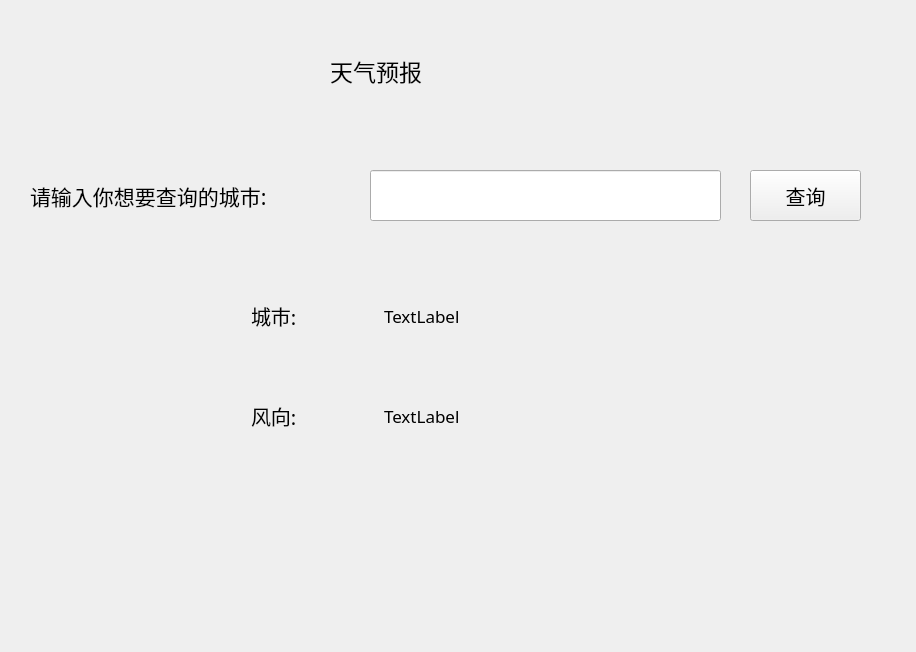
<?xml version="1.0" encoding="UTF-8"?>
<ui version="4.0">
 <class>Widget</class>
 <widget class="QWidget" name="Widget">
  <property name="geometry">
   <rect>
    <x>0</x>
    <y>0</y>
    <width>916</width>
    <height>652</height>
   </rect>
  </property>
  <property name="windowTitle">
   <string>Widget</string>
  </property>
  <widget class="QLabel" name="label">
   <property name="geometry">
    <rect>
     <x>330</x>
     <y>30</y>
     <width>241</width>
     <height>81</height>
    </rect>
   </property>
   <property name="font">
    <font>
     <family>楷体</family>
     <pointsize>17</pointsize>
    </font>
   </property>
   <property name="text">
    <string>天气预报</string>
   </property>
  </widget>
  <widget class="QLabel" name="label_2">
   <property name="geometry">
    <rect>
     <x>30</x>
     <y>150</y>
     <width>341</width>
     <height>91</height>
    </rect>
   </property>
   <property name="font">
    <font>
     <family>楷体</family>
     <pointsize>16</pointsize>
    </font>
   </property>
   <property name="text">
    <string>请输入你想要查询的城市:</string>
   </property>
  </widget>
  <widget class="QLineEdit" name="lineEdit">
   <property name="geometry">
    <rect>
     <x>370</x>
     <y>170</y>
     <width>351</width>
     <height>51</height>
    </rect>
   </property>
  </widget>
  <widget class="QPushButton" name="pushButton">
   <property name="geometry">
    <rect>
     <x>750</x>
     <y>170</y>
     <width>111</width>
     <height>51</height>
    </rect>
   </property>
   <property name="font">
    <font>
     <family>楷体</family>
     <pointsize>15</pointsize>
    </font>
   </property>
   <property name="text">
    <string>查询</string>
   </property>
  </widget>
  <widget class="QWidget" name="layoutWidget">
   <property name="geometry">
    <rect>
     <x>240</x>
     <y>380</y>
     <width>281</width>
     <height>71</height>
    </rect>
   </property>
   <layout class="QHBoxLayout" name="horizontalLayout_2">
    <item>
     <widget class="QLabel" name="label_5">
      <property name="font">
       <font>
        <family>楷体</family>
        <pointsize>15</pointsize>
       </font>
      </property>
      <property name="text">
       <string>风向:</string>
      </property>
     </widget>
    </item>
    <item>
     <widget class="QLabel" name="lab_wind">
      <property name="font">
       <font>
        <family>楷体</family>
        <pointsize>13</pointsize>
       </font>
      </property>
      <property name="text">
       <string>TextLabel</string>
      </property>
     </widget>
    </item>
   </layout>
  </widget>
  <widget class="QWidget" name="">
   <property name="geometry">
    <rect>
     <x>240</x>
     <y>280</y>
     <width>281</width>
     <height>71</height>
    </rect>
   </property>
   <layout class="QHBoxLayout" name="horizontalLayout">
    <item>
     <widget class="QLabel" name="label_3">
      <property name="font">
       <font>
        <family>楷体</family>
        <pointsize>15</pointsize>
       </font>
      </property>
      <property name="text">
       <string>城市:</string>
      </property>
     </widget>
    </item>
    <item>
     <widget class="QLabel" name="lab_city">
      <property name="font">
       <font>
        <family>楷体</family>
        <pointsize>13</pointsize>
       </font>
      </property>
      <property name="text">
       <string>TextLabel</string>
      </property>
     </widget>
    </item>
   </layout>
  </widget>
 </widget>
 <layoutdefault spacing="6" margin="11"/>
 <resources/>
 <connections/>
</ui>
